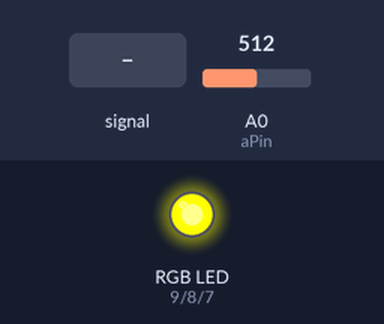
A sketch run on a simulated Arduino Uno, built with avr-gcc and run on an emulated ATmega328P. Shown: an RGB LED mixed from three pins (HIGH = lit). Inputs (shaded band) come from the test bench; at power-on: A0 (aPin) = 512.

Above: at 1.2 s.
1.3 s: A0 (aPin) fed a 200 Hz sine of ±81 counts around its level
At 2.5 s:
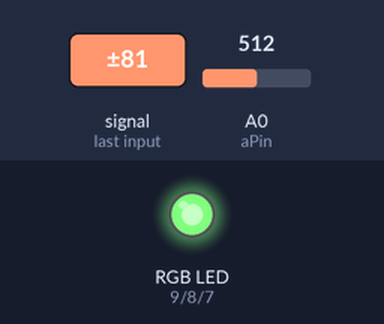
4.3 s: A0 (aPin) set to 716
At 5.7 s:
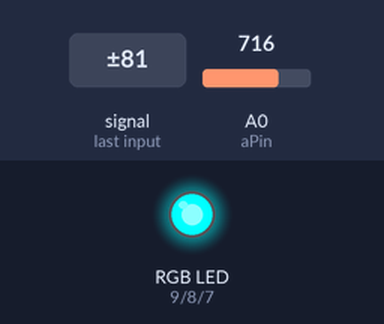
7.3 s: A0 (aPin) fed a 1000 Hz sine of ±255 counts around its level
At 8.1 s:
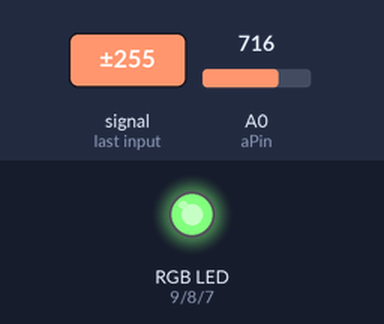
10.3 s: A0 (aPin) set to 900
Timing chart, 0 to 13.7 s (numbered marks = the images above; inputs shaded):
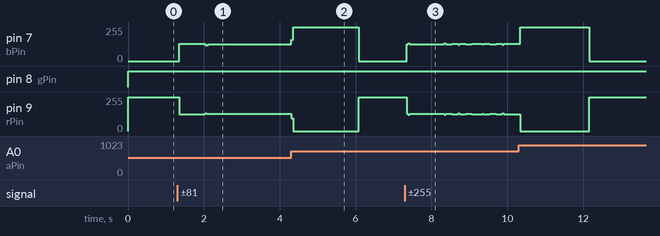

Measured:
- after the input at 1.3 s, pin 7 (bPin): 0/255 → 128/255 after 0.05 s, → 120/255 0.68 s later, → 126/255 0.08 s later; pin 9 (rPin): 255/255 → 127/255 after 0.05 s, → 129/255 0.68 s later

The sketch:

sketch_apr27a.ino
```cpp
const int aPin = 0;
const int rPin = 9;
const int gPin = 8;
const int bPin = 7;
String temperatures[2];
float averageReading = 0;
float voltReading;
int count = 0;

String Format(String input, int count, String outputParams[])
{
  String result = String(input), temp = String("{X}");

  for (int i = 0; i < count; i++)
  {
    temp.replace("X", String(i));
    result.replace(temp, String(outputParams[i]));
    temp.replace(String(i), "X");
  }
  return result;
}

void setup()
{
	pinMode(rPin, OUTPUT);
	pinMode(gPin, OUTPUT);
	pinMode(bPin, OUTPUT);
	Serial.begin(9600);
}

void loop()
{
        voltReading = analogRead(aPin);

        if (count >= 10000) {
          count = 0;
          averageReading = 0;
        }

        averageReading = ((averageReading * count + voltReading) / ++count);

        if (voltReading > averageReading) {
          analogWrite(rPin, 0);
          analogWrite(gPin, 255);
          analogWrite(bPin, 255);
        }
        else {
          analogWrite(rPin, 255);
          analogWrite(gPin, 255);
          analogWrite(bPin, 0);
        }
}
```
